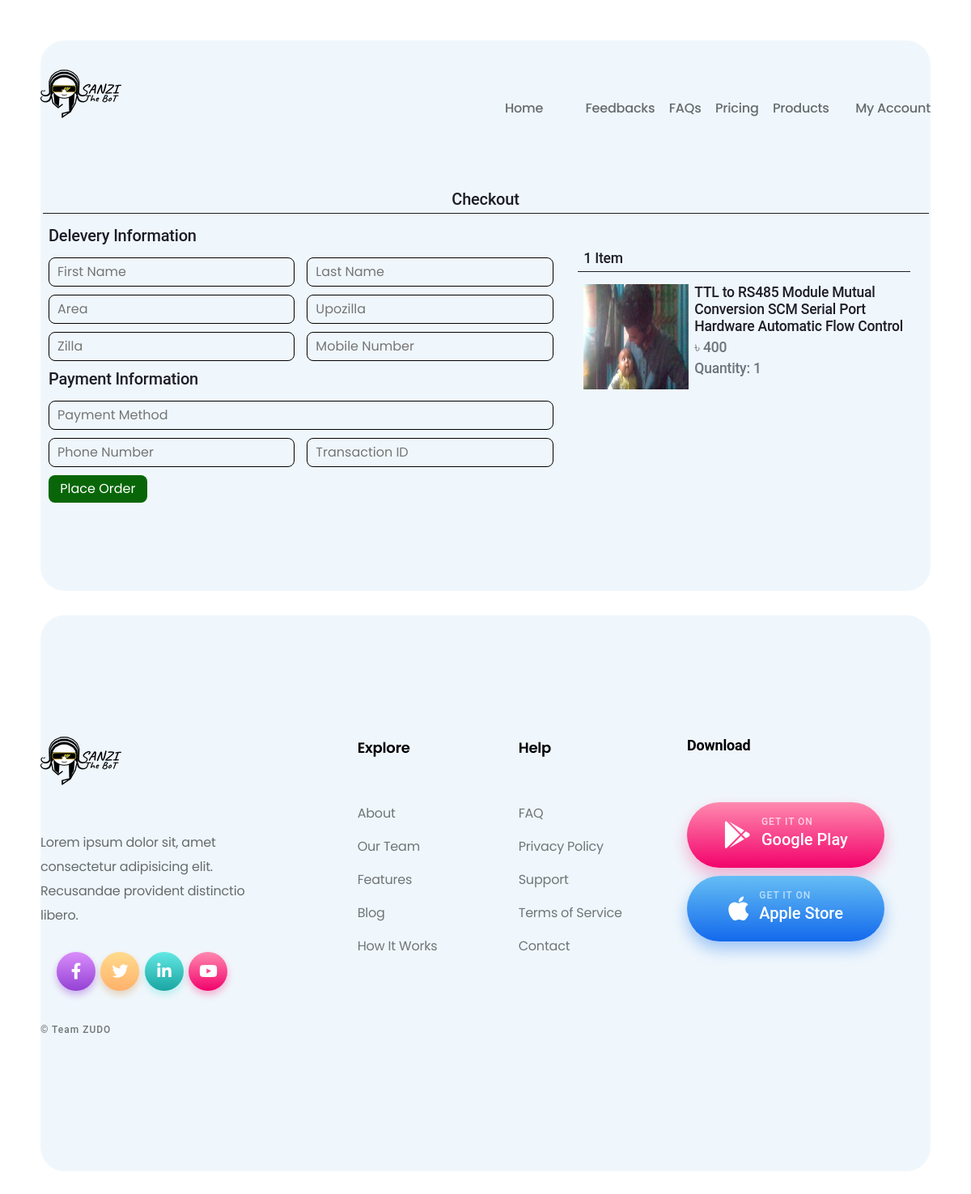
Page /sanzi/checkout.php?product_title=TTL to RS485 Module Mutual Conversion SCM Serial Port Hardware Automatic Flow Control (signed in) on the committed database.
### tables this page shows
CREATE TABLE `all_products` (
  `Product_ID` int(12) NOT NULL,
  `Product_title` varchar(500) NOT NULL,
  `Product_description` varchar(5000) NOT NULL,
  `image` longblob NOT NULL,
  `Product_Price` varchar(10) NOT NULL,
  `Product_Quantity` varchar(50) NOT NULL
);

### sanzi/checkout.php (the view, shortened to what this page needs)
<?php
   include("assets/php/config.php");
?>
<!DOCTYPE html>
<html lang="en">
  <head>
    <link
      rel="stylesheet"
      href="https://maxcdn.bootstrapcdn.com/bootstrap/4.0.0/css/bootstrap.min.css"
    />
    <link rel="stylesheet" href="assets/css/bootstrap.min.css" />
    <link rel="stylesheet" href="assets/css/all.min.css" />
    <link rel="stylesheet" href="assets/css/login_signup.css">
    <link
      rel="stylesheet"
      href="https://unpkg.com/swiper/swiper-bundle.min.css"
    />
    <link rel="stylesheet" href="assets/css/style.css" />
    <link rel="stylesheet" href="assets/css/custom.css" />
    <link rel="stylesheet" href="assets/css/login_signup.css">
    <link rel="stylesheet" href="assets/css/product-page.css">
  </head>
  <body>
  <?php
        $Product_title = $_GET['product_title'];
        $All_Product_Query = "SELECT * FROM `all_products` WHERE Product_title = '$Product_title'";
        $All_Product_Data = mysqli_query($db,$All_Product_Query);
        $all_product_row = mysqli_fetch_array($All_Product_Data);
    ?>
    <header class="header header-1">
      <div class="container">
        <div class="header__wrapper">
          <div class="header__logo">
            <a href="index.php">
              <img src="assets/images/logo.png"  alt="SANZI" />
            </a>
          </div>
          <div class="header__nav" id = "header__nav_trig">
            <ul class="header__nav-primary">
              <li><a href="index.php">Home</a></li>
              <li><a href="index.php#feedback">Feedbacks</a></li>
              <li><a href="index.php#faq">FAQs</a></li>
              <li><a href="index.php#pricing">Pricing</a></li>
              <li><a href="product.php">Products</a></li>
              <li>
                <?php
                     if(isset($_SESSION['login_user'])){
                      echo "<li class='nav__dropdown dropdown-wrapper' id='menu-2'>
                      <a href='#' class='nav__dropdown-info dropdown-info'>
                        My Account
                      </a>
                      <ul class='nav__dropdown-box dropdown-box'>
                      <li><a href='#'>Console</a></li>
                      <li><a href='#'>Cart</a></li>
                      <li><a href='#'>Order</a></li>
                      <li><a href='#'>My Profile</a></li>
                      <li><a href='assets/php/logout.php'>Log Out</a></li>
                    </ul>
                      ";
                   }
                ?>
              </li>
            </ul>
          </div>
        </div>
      </div>
    </header>
    <section class="hero">
      <div class="hero__wrapper">
        <div class="container">
            <div class="row">
              <div class="col-md-12 text-center">
                <h2>Checkout</h2>
              </div>
            </div>
            <div class="row ">
              <div class="col-md-12 bg-dark mb-4"></div>
            </div>
            <div class="row">
              <div class="col-md-7 ">
                   <h2 class="mb-4">Delevery Information</h2>
                   <form action="" class="checkout_input">
                   <div class="row">
                      <div class="col-md-6">
                            <input type="text" name="" id="" placeholder="First Name">
                            <input type="text" name="" id="" placeholder="Area">
                            <input type="text" name="" id="" placeholder="Zilla">
                      </div>
                      <div class="col-md-6">
                          <input type="text" name="" id="" placeholder="Last Name">
                          <input type="text" name="" id="" placeholder="Upozilla">
                          <input type="text" name="" id="" placeholder="Mobile Number">
                      </div>
                   </div>
                  <div class="row">
                    <div class="col-md-12">
                        <h2 class="mb-4">Payment Information</h2>
                        <input type="text" name="" id="" placeholder="Payment Method">
                    </div>
                  </div>
                  <div class="row">
                    <div class="col-md-6">
                        <input type="text" name="" id="" placeholder="Phone Number">
                        <input type="submit" value="Place Order" class="Place-order_button">
                    </div>
                    <div class="col-md-6">
                    <input type="text" name="" id="" placeholder="Transaction ID">
                    </div>
                  </div>
                   </form>
              </div>
              <div class="col-md-5  p-5">
                   <h3>1 Item</h3>
                   <div class="row">
                    <div class="col-md-12 bg-dark"></div>
                   </div>
                   <div class="row mt-4">
                      <div class="col-md-4 ">
                            <img src="<?php echo $all_product_row['image']; ?>" alt="curt-img" width="130" height="130">
                      </div>
                      <div class="col-md-8">
                         <h3><?php echo $Product_title ?></h3>
                         <h3 class="text-muted">৳ <?php echo $all_product_row['Product_Price']; ?></h3>
                         <h3 class="text-muted">Quantity: 1</h3>
                      </div>
                   </div>
              </div>
            </div>
        </div>
      </div>
    </section>
    <footer class="footer">
      <div class="footer__wrapper">
        <div class="container">
          <div class="row">
            <div class="col-lg-4">
              <div class="footer__info">
                <div class="footer__info--logo">
                  <img src="assets/images/logo.png" alt="SANZI" />
                </div>
                <div class="footer__info--content">
                  <p class="paragraph dark">
                    Lorem ipsum dolor sit, amet consectetur adipisicing elit. Recusandae provident distinctio libero.
                  </p>
                  <div class="social">
                    <ul>
                      <li class="facebook">
                        <a href="#"><i class="fab fa-facebook-f"></i></a>
                      </li>
                      <li class="twitter">
                        <a href="#"><i class="fab fa-twitter"></i></a>
                      </li>
                      <li class="linkedin">
                        <a href="#"><i class="fab fa-linkedin-in"></i></a>
                      </li>
                      <li class="youtube">
                        <a href="#"><i class="fab fa-youtube"></i></a>
                      </li>
                    </ul>
                  </div>
                </div>
              </div>
            </div>
            <div class="col-lg-8">
              <div class="footer__content-wrapper">
                <div class="footer__list">
                  <ul>
                    <li>Explore</li>
                    <li><a href="#">About</a></li>
                    <li><a href="#">Our Team</a></li>
                    <li><a href="#">Features</a></li>
                    <li><a href="#">Blog</a></li>
                    <li><a href="#">How It Works</a></li>
                  </ul>
                </div>
                <div class="footer__list">
                  <ul>
                    <li>Help</li>
                    <li><a href="#">FAQ</a></li>
                    <li><a href="#">Privacy Policy</a></li>
                    <li><a href="#">Support</a></li>
                    <li><a href="#">Terms of Service</a></li>
                    <li><a href="#">Contact</a></li>
                  </ul>
                </div>
                <div class="download-buttons">
                  <h5>Download</h5>
                  <a href="#" class="google-play">
                    <i class="fab fa-google-play"></i>
                    <div class="button-content">
                      <h6>GET IT ON <span>Google Play</span></h6>
                    </div>
                  </a>
                  <a href="#" class="apple-store">
                    <i class="fab fa-apple"></i>
                    <div class="button-content">
                      <h6>GET IT ON <span>Apple Store</span></h6>
                    </div>
                  </a>
                </div>
              </div>
            </div>
          </div>
          <div class="row">
            <div class="footer__copy">
              <h6>&copy; Team ZUDO</h6>
            </div>
          </div>
        </div>
      </div>
    </footer>
  </body>
</html>

### sanzi/assets/css/custom.css (style rules this page uses)
body { background-color: #fff !important; }
.hero__wrapper { border-radius: 3rem !important; }
.hero { width: 100vw; margin-top: 5rem; }

### sanzi/assets/css/product-page.css (style rules this page uses)
.header__nav-primary > li:first-child a { color: #666b6d !important; }

### sanzi/checkout.php (style rules this page uses)
.checkout_input input { width: 100%; padding: 5px 10px; font-size: 16px; border-radius: 8px; border: 1px solid #000; margin-bottom: 10px; background-color: #F0F7FC; }
.Place-order_button { width:40% !important; background-color: rgb(8, 102, 8) !important; transition: 0.3s ease !important; color: #fff !important; border: none !important; }

### rows in the picture
all_products: image (picture), Product_Price "400"

### other values in the picture
$Product_title "TTL to RS485 Module Mutual Conversion SCM Serial Port Hardware Automatic Flow Control"
